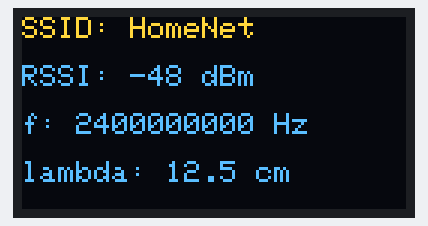
Simulated run of this sketch. Board: ESP32. Parts: 128×64 one-colour display. The OLED is the two-colour kind (top 16 rows yellow); a WiFi scan finds three made-up networks; what the sketch prints to the serial monitor is not drawn.

Above: at 4.1 s.

The sketch:

ESP32_WiFiTest.ino
```cpp
#include <Wire.h>
#include <Adafruit_GFX.h>
#include <Adafruit_SSD1306.h>
#include <WiFi.h>

#define SCREEN_WIDTH 128
#define SCREEN_HEIGHT 64
Adafruit_SSD1306 display(SCREEN_WIDTH, SCREEN_HEIGHT, &Wire, -1);

// ฟิสิกส์
const double c = 3.0e8;        // ความเร็วแสง (m/s)
const double freq = 2.4e9;     // ความถี่ Wi-Fi (Hz)
double wavelength = c / freq;  // ความยาวคลื่น (m)

void setup() {
  Serial.begin(115200);

  Wire.begin(21, 22); // SDA=21, SCL=22 ของ ESP32

  if(!display.begin(SSD1306_SWITCHCAPVCC, 0x3C)) {
    Serial.println(F("SSD1306 allocation failed"));
    for(;;);
  }

  display.clearDisplay();
  display.setTextColor(SSD1306_WHITE);

  // ใช้ขนาดตัวอักษรพอดี
  display.setTextSize(1);
  display.setCursor(0,0);
  display.println("WiFi Physics Demo");
  display.display();
  delay(2000);
}

void loop() {
  Serial.println("Scanning...");
  int n = WiFi.scanNetworks();

  display.clearDisplay();
  display.setTextSize(1);      // ขนาดพอดี
  display.setCursor(0,0);

  if (n == 0) {
    display.println("No networks");
  } else {
    // หา Wi-Fi ที่แรงที่สุด
    int bestIndex = 0;
    for (int i = 1; i < n; i++) {
      if (WiFi.RSSI(i) > WiFi.RSSI(bestIndex)) bestIndex = i;
    }

    // แสดงผลบนจอ
    display.print("SSID: ");
    display.println(WiFi.SSID(bestIndex));
    display.println() ;

    display.print("RSSI: ");
    display.print(WiFi.RSSI(bestIndex));
    display.println(" dBm");
    display.println() ;

    display.print("f: ");
    display.print(freq, 0);
    display.println(" Hz");
    display.println() ;

    display.print("lambda: ");
    display.print(wavelength*100,1);
    display.println(" cm");
    display.println() ;
  }

  display.display();
  delay(3000); // สแกนใหม่ทุก 3 วิ
}
```
